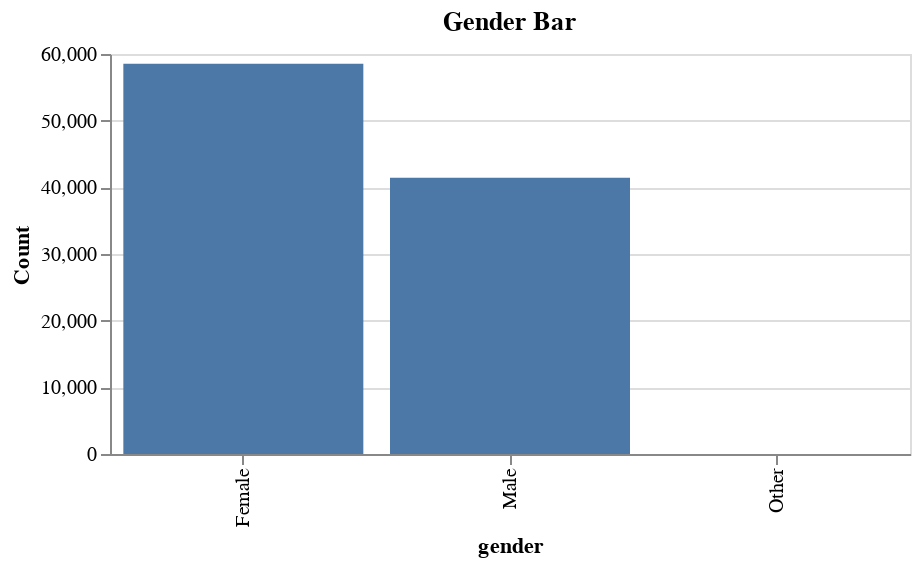

Notebook code for this chart:
### Code cell
gender_bar = alt.Chart(pd.DataFrame({"gender": gender_value.index, "count": gender_value})).mark_bar().encode(
    x=alt.X("gender:N", title="gender"),  
    y=alt.Y("count:Q", title="Count"), 
).properties(
    width=400,
    height=200,
    title="Gender Bar"
)

gender_bar

### Figure 1 — Vega-Lite specification as saved in the notebook (floating-point values rounded to 4 significant figures)
{"config": {"view": {"continuousWidth": 400, "continuousHeight": 300}}, "data": {"name": "data-944cbbce9a303425e195b470b146f0f3"}, "mark": "bar", "encoding": {"x": {"field": "gender", "title": "gender", "type": "nominal"}, "y": {"field": "count", "title": "Count", "type": "quantitative"}}, "height": 200, "title": "Gender Bar", "width": 400, "$schema": "https://vega.github.io/schema/vega-lite/v4.17.0.json", "datasets": {"data-944cbbce9a303425e195b470b146f0f3": [{"gender": "Female", "count": 58552}, {"gender": "Male", "count": 41430}, {"gender": "Other", "count": 18}]}}
